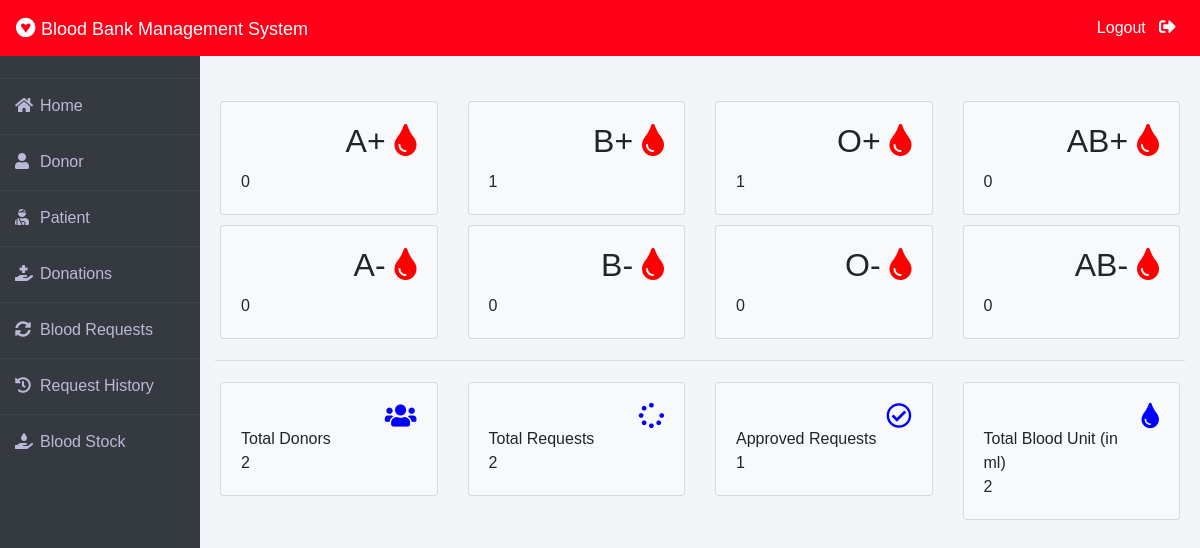
The app's page /admin-dashboard (signed in), older data.
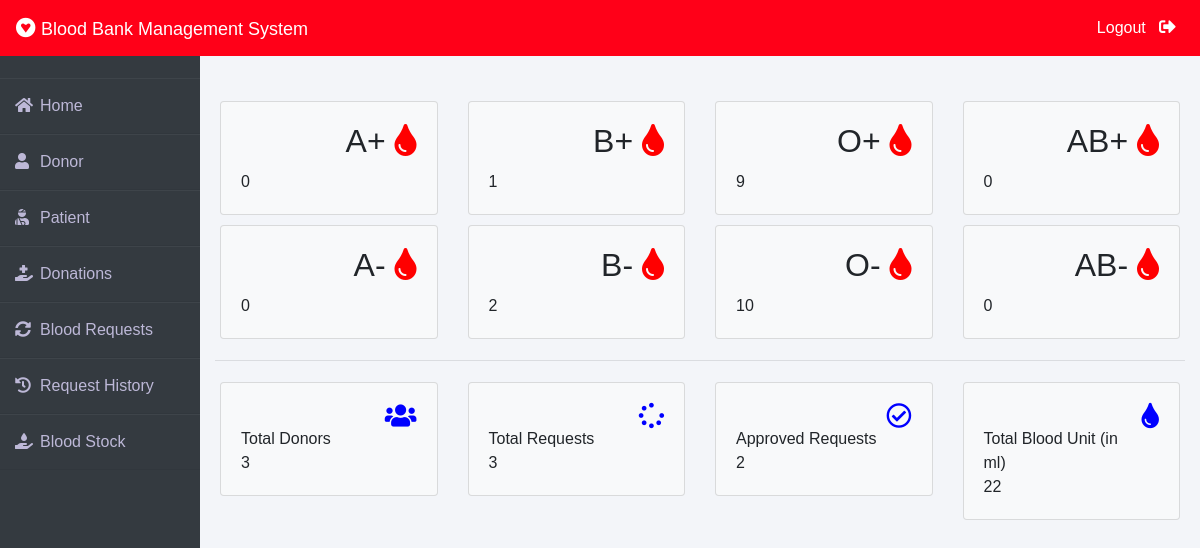
The same page, newer data.
### blood/models.py (models this page shows, shortened)
class Stock(models.Model):
    bloodgroup=models.CharField(max_length=10)
    unit=models.PositiveIntegerField(default=0)

### blood/views.py (the view)
# urls.py: path('admin-dashboard', views.admin_dashboard_view,name='admin-dashboard'),
@login_required(login_url='adminlogin')
def admin_dashboard_view(request):
    totalunit=models.Stock.objects.aggregate(Sum('unit'))
    dict={
        'A1':models.Stock.objects.get(bloodgroup="A+"),
        'A2':models.Stock.objects.get(bloodgroup="A-"),
        'B1':models.Stock.objects.get(bloodgroup="B+"),
        'B2':models.Stock.objects.get(bloodgroup="B-"),
        'AB1':models.Stock.objects.get(bloodgroup="AB+"),
        'AB2':models.Stock.objects.get(bloodgroup="AB-"),
        'O1':models.Stock.objects.get(bloodgroup="O+"),
        'O2':models.Stock.objects.get(bloodgroup="O-"),
        'totaldonors':dmodels.Donor.objects.all().count(),
        'totalbloodunit':totalunit['unit__sum'],
        'totalrequest':models.BloodRequest.objects.all().count(),
        'totalapprovedrequest':models.BloodRequest.objects.all().filter(status='Approved').count()
    }
    return render(request,'blood/admin_dashboard.html',context=dict)

### templates/blood/admin_dashboard.html (shortened to what the changed rows need)
{% extends 'blood/adminbase.html' %}
{% block content %}
<br><br>
<div class="container">
    <div class="row">
        <div class="col-sm-3">
          <div class="card bg-light">
            <div class="card-body">
                <div class="blood">
                    <h2>A+ <i class="fas fa-tint"></i></h2>
                </div><br><br>
            </div>
          </div>
        </div>
        <div class="col-sm-3">
            <div class="card bg-light">
                <div class="card-body">
                    <div class="blood">
                        <h2>B+ <i class="fas fa-tint"></i></h2>
                    </div><br><br>
                </div>
              </div>
        </div>
        <div class="col-sm-3">
            <div class="card bg-light">
                <div class="card-body">
                    <div class="blood">
                        <h2>O+ <i class="fas fa-tint"></i></h2>
                    </div><br><br>
                    <div>
                      {{O1.unit}}
                    </div>
                </div>
              </div>
          </div>
          <div class="col-sm-3">
            <div class="card bg-light">
                <div class="card-body">
                    <div class="blood">
                        <h2>AB+ <i class="fas fa-tint"></i></h2>
                    </div><br><br>
                </div>
              </div>
          </div>
      </div>
      <div class="row">
        <div class="col-sm-3">
          <div class="card bg-light">
            <div class="card-body">
                <div class="blood">
                    <h2>A- <i class="fas fa-tint"></i></h2>
                </div><br><br>
            </div>
          </div>
        </div>
        <div class="col-sm-3">
            <div class="card bg-light">
                <div class="card-body">
                    <div class="blood">
                        <h2>B- <i class="fas fa-tint"></i></h2>
                    </div><br><br>
                    <div>
                      {{B2.unit}}
                    </div>
                </div>
              </div>
        </div>
        <div class="col-sm-3">
            <div class="card bg-light">
                <div class="card-body">
                    <div class="blood">
                        <h2>O- <i class="fas fa-tint"></i></h2>
                    </div><br><br>
                    <div>
                      {{O2.unit}}
                    </div>
                </div>
              </div>
          </div>
          <div class="col-sm-3">
            <div class="card bg-light">
                <div class="card-body">
                    <div class="blood">
                        <h2>AB- <i class="fas fa-tint"></i></h2>
                    </div><br><br>
                </div>
              </div>
          </div>
      </div>
    <div class="row">
      <div class="col-sm-3">
        <div class="card bg-light">
          <div class="card-body">
              <div class="blood">
                  <i class="fas fa-users"></i>
              </div><br>
              <div>
                  Total Donors <br>
                  {{totaldonors}}
              </div>
          </div>
        </div>
      </div>
      <div class="col-sm-3">
          <div class="card bg-light">
              <div class="card-body">
                  <div class="blood">
                      <i class="fas fa-spinner"></i>
                  </div><br>
                  <div>
                      Total Requests <br>
                     {{totalrequest}}
                  </div>
              </div>
            </div>
      </div>
      <div class="col-sm-3">
          <div class="card bg-light">
              <div class="card-body">
                  <div class="blood">
                      <i class="far fa-check-circle"></i>
                  </div><br>
                  <div>
                      Approved Requests <br>
                      {{totalapprovedrequest}}
                  </div>
              </div>
            </div>
        </div>
        <div class="col-sm-3">
          <div class="card bg-light">
              <div class="card-body">
                  <div class="blood">
                      <i class="fas fa-tint xyz"></i>
                  </div><br>
                  <div>
                      Total Blood Unit (in ml) <br>
                      {{totalbloodunit}}
                  </div>
              </div>
            </div>
        </div>
    </div>
</div>
{% endblock content %}

Row changes from the older to the newer data that the page shows:
changed Stock (number 3 of 8 on the later page): unit "1" → "9"
changed Stock (number 6 of 8 on the later page): unit "0" → "2"
changed Stock (number 7 of 8 on the later page): unit "0" → "10"
Text that changed along with them:
{{ totaldonors }}: "2" → "3"
{{ totalrequest }}: "2" → "3"
{{ totalapprovedrequest }}: "1" → "2"
{{ totalbloodunit }}: "2" → "22"
